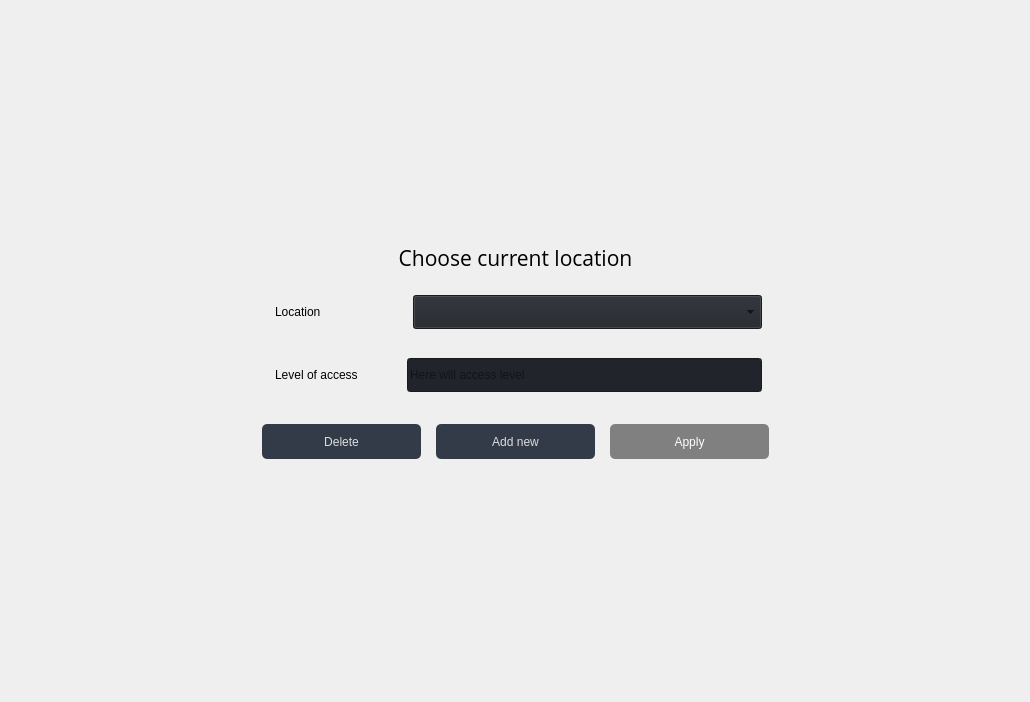
                     <widget class="QWidget" name="location">
                      <layout class="QGridLayout" name="gridLayout_10" columnstretch="3,3,3,3">
                       <item row="0" column="1">
                        <spacer name="verticalSpacer_10">
                         <property name="orientation">
                          <enum>Qt::Vertical</enum>
                         </property>
                         <property name="sizeHint" stdset="0">
                          <size>
                           <width>20</width>
                           <height>232</height>
                          </size>
                         </property>
                        </spacer>
                       </item>
                       <item row="1" column="0">
                        <spacer name="horizontalSpacer_6">
                         <property name="orientation">
                          <enum>Qt::Horizontal</enum>
                         </property>
                         <property name="sizeHint" stdset="0">
                          <size>
                           <width>309</width>
                           <height>20</height>
                          </size>
                         </property>
                        </spacer>
                       </item>
                       <item row="1" column="1" colspan="2">
                        <layout class="QVBoxLayout" name="verticalLayout_23" stretch="0,1,0,1">
                         <property name="spacing">
                          <number>15</number>
                         </property>
                         <item>
                          <widget class="QLabel" name="label_60">
                           <property name="sizePolicy">
                            <sizepolicy hsizetype="MinimumExpanding" vsizetype="Preferred">
                             <horstretch>0</horstretch>
                             <verstretch>0</verstretch>
                            </sizepolicy>
                           </property>
                           <property name="font">
                            <font>
                             <family>Open Sans</family>
                             <pointsize>10</pointsize>
                             <weight>50</weight>
                             <italic>false</italic>
                             <bold>false</bold>
                            </font>
                           </property>
                           <property name="styleSheet">
                            <string notr="true">
padding: 0px;
margin: 0px;</string>
                           </property>
                           <property name="text">
                            <string>&lt;html&gt;&lt;head/&gt;&lt;body&gt;&lt;p&gt;&lt;span style=&quot; font-size:16pt;&quot;&gt;Choose current location&lt;/span&gt;&lt;/p&gt;&lt;/body&gt;&lt;/html&gt;</string>
                           </property>
                           <property name="alignment">
                            <set>Qt::AlignCenter</set>
                           </property>
                           <property name="margin">
                            <number>5</number>
                           </property>
                          </widget>
                         </item>
                         <item>
                          <layout class="QHBoxLayout" name="horizontalLayout_16" stretch="1,3">
                           <item>
                            <widget class="QLabel" name="label_59">
                             <property name="sizePolicy">
                              <sizepolicy hsizetype="Preferred" vsizetype="Expanding">
                               <horstretch>0</horstretch>
                               <verstretch>0</verstretch>
                              </sizepolicy>
                             </property>
                             <property name="minimumSize">
                              <size>
                               <width>129</width>
                               <height>0</height>
                              </size>
                             </property>
                             <property name="styleSheet">
                              <string notr="true">font: 12pt &quot;Open Sans&quot;;
margin-left:10px;</string>
                             </property>
                             <property name="text">
                              <string>Location</string>
                             </property>
                             <property name="alignment">
                              <set>Qt::AlignLeading|Qt::AlignLeft|Qt::AlignVCenter</set>
                             </property>
                            </widget>
                           </item>
                           <item>
                            <widget class="QComboBox" name="choose_location_choose">
                             <property name="minimumSize">
                              <size>
                               <width>0</width>
                               <height>48</height>
                              </size>
                             </property>
                             <property name="maximumSize">
                              <size>
                               <width>16777215</width>
                               <height>48</height>
                              </size>
                             </property>
                             <property name="font">
                              <font>
                               <family>Open Sans</family>
                               <pointsize>10</pointsize>
                               <weight>50</weight>
                               <italic>false</italic>
                               <bold>false</bold>
                              </font>
                             </property>
                             <property name="autoFillBackground">
                              <bool>false</bool>
                             </property>
                             <property name="styleSheet">
                              <string notr="true">
margin: 7px;
background-color: rgb(33, 37, 43);</string>
                             </property>
                             <property name="iconSize">
                              <size>
                               <width>16</width>
                               <height>16</height>
                              </size>
                             </property>
                             <property name="frame">
                              <bool>true</bool>
                             </property>
                            </widget>
                           </item>
                          </layout>
                         </item>
                         <item>
                          <layout class="QHBoxLayout" name="horizontalLayout_18" stretch="1,3">
                           <item>
                            <widget class="QLabel" name="label_58">
                             <property name="sizePolicy">
                              <sizepolicy hsizetype="Preferred" vsizetype="Expanding">
                               <horstretch>0</horstretch>
                               <verstretch>0</verstretch>
                              </sizepolicy>
                             </property>
                             <property name="styleSheet">
                              <string notr="true">font: 12pt &quot;Open Sans&quot;;
margin-left:10px;</string>
                             </property>
                             <property name="text">
                              <string>Level of access</string>
                             </property>
                            </widget>
                           </item>
                           <item>
                            <widget class="QLineEdit" name="choose_location_access_level">
                             <property name="enabled">
                              <bool>false</bool>
                             </property>
                             <property name="sizePolicy">
                              <sizepolicy hsizetype="Preferred" vsizetype="Fixed">
                               <horstretch>0</horstretch>
                               <verstretch>0</verstretch>
                              </sizepolicy>
                             </property>
                             <property name="minimumSize">
                              <size>
                               <width>0</width>
                               <height>48</height>
                              </size>
                             </property>
                             <property name="maximumSize">
                              <size>
                               <width>16777215</width>
                               <height>48</height>
                              </size>
                             </property>
                             <property name="styleSheet">
                              <string notr="true">margin: 7px;
background-color: rgb(33, 37, 43);</string>
                             </property>
                             <property name="text">
                              <string/>
                             </property>
                             <property name="placeholderText">
                              <string>Here will access level</string>
                             </property>
                            </widget>
                           </item>
                          </layout>
                         </item>
                         <item>
                          <layout class="QHBoxLayout" name="horizontalLayout_17">
                           <property name="topMargin">
                            <number>10</number>
                           </property>
                           <item>
                            <widget class="QPushButton" name="choose_location_delete">
                             <property name="sizePolicy">
                              <sizepolicy hsizetype="Preferred" vsizetype="Fixed">
                               <horstretch>0</horstretch>
                               <verstretch>0</verstretch>
                              </sizepolicy>
                             </property>
                             <property name="minimumSize">
                              <size>
                               <width>120</width>
                               <height>35</height>
                              </size>
                             </property>
                             <property name="styleSheet">
                              <string notr="true">QPushButton {
background-color: rgb(52, 59, 72);
color: rgb(221, 221, 221);
border-radius: 5px;
padding: 5px 10px;
border: none;
}

QPushButton:hover {
background-color: rgb(57, 65, 80);
}

QPushButton:pressed {
background-color: rgb(33, 37, 43);
}</string>
                             </property>
                             <property name="text">
                              <string>Delete</string>
                             </property>
                            </widget>
                           </item>
                           <item>
                            <widget class="QPushButton" name="choose_location_addnew">
                             <property name="sizePolicy">
                              <sizepolicy hsizetype="Preferred" vsizetype="Fixed">
                               <horstretch>0</horstretch>
                               <verstretch>0</verstretch>
                              </sizepolicy>
                             </property>
                             <property name="minimumSize">
                              <size>
                               <width>120</width>
                               <height>35</height>
                              </size>
                             </property>
                             <property name="styleSheet">
                              <string notr="true">QPushButton {
background-color: rgb(52, 59, 72);
color: rgb(221, 221, 221);
border-radius: 5px;
padding: 5px 10px;
border: none;
}

QPushButton:hover {
background-color: rgb(57, 65, 80);
}

QPushButton:pressed {
background-color: rgb(33, 37, 43);
}</string>
                             </property>
                             <property name="text">
                              <string>Add new</string>
                             </property>
                            </widget>
                           </item>
                           <item>
                            <widget class="QPushButton" name="choose_location_apply">
                             <property name="enabled">
                              <bool>false</bool>
                             </property>
                             <property name="sizePolicy">
                              <sizepolicy hsizetype="Preferred" vsizetype="Fixed">
                               <horstretch>0</horstretch>
                               <verstretch>0</verstretch>
                              </sizepolicy>
                             </property>
                             <property name="minimumSize">
                              <size>
                               <width>120</width>
                               <height>35</height>
                              </size>
                             </property>
                             <property name="styleSheet">
                              <string notr="true">/* Кнопка подтверждения (OK) */
QPushButton {
    background-color: rgb(189, 147, 249);
    color: rgb(255, 255, 255);
    border-radius: 5px;
    padding: 5px 10px;
    border: none;
}
QPushButton:hover {
    background-color: rgb(164, 118, 233);
}
QPushButton:pressed {
    background-color: rgb(139, 88, 217);
}
QPushButton:disabled {
    background-color: rgb(128, 128, 128); /* Цвет для выключенной кнопки */
}</string>
                             </property>
                             <property name="text">
                              <string>Apply</string>
                             </property>
                            </widget>
                           </item>
                          </layout>
                         </item>
                        </layout>
                       </item>
                       <item row="1" column="3">
                        <spacer name="horizontalSpacer_12">
                         <property name="orientation">
                          <enum>Qt::Horizontal</enum>
                         </property>
                         <property name="sizeHint" stdset="0">
                          <size>
                           <width>309</width>
                           <height>20</height>
                          </size>
                         </property>
                        </spacer>
                       </item>
                       <item row="2" column="2">
                        <spacer name="verticalSpacer_11">
                         <property name="orientation">
                          <enum>Qt::Vertical</enum>
                         </property>
                         <property name="sizeHint" stdset="0">
                          <size>
                           <width>20</width>
                           <height>232</height>
                          </size>
                         </property>
                        </spacer>
                       </item>
                      </layout>
                     </widget>
